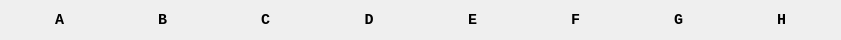
   <widget class="QWidget" name="horizontalLayoutWidget">
    <property name="geometry">
     <rect>
      <x>80</x>
      <y>68</y>
      <width>841</width>
      <height>31</height>
     </rect>
    </property>
    <property name="font">
     <font>
      <family>Consolas</family>
      <weight>75</weight>
      <bold>true</bold>
     </font>
    </property>
    <layout class="QHBoxLayout" name="horizontalCoordinate_upper">
     <item>
      <widget class="QLabel" name="label_4">
       <property name="font">
        <font>
         <family>Consolas</family>
         <pointsize>11</pointsize>
         <weight>75</weight>
         <bold>true</bold>
        </font>
       </property>
       <property name="text">
        <string>A</string>
       </property>
       <property name="alignment">
        <set>Qt::AlignCenter</set>
       </property>
      </widget>
     </item>
     <item>
      <widget class="QLabel" name="label_3">
       <property name="font">
        <font>
         <family>Consolas</family>
         <pointsize>11</pointsize>
         <weight>75</weight>
         <bold>true</bold>
        </font>
       </property>
       <property name="text">
        <string>B</string>
       </property>
       <property name="alignment">
        <set>Qt::AlignCenter</set>
       </property>
      </widget>
     </item>
     <item>
      <widget class="QLabel" name="label_2">
       <property name="font">
        <font>
         <family>Consolas</family>
         <pointsize>11</pointsize>
         <weight>75</weight>
         <bold>true</bold>
        </font>
       </property>
       <property name="text">
        <string>C</string>
       </property>
       <property name="alignment">
        <set>Qt::AlignCenter</set>
       </property>
      </widget>
     </item>
     <item>
      <widget class="QLabel" name="label">
       <property name="font">
        <font>
         <family>Consolas</family>
         <pointsize>11</pointsize>
         <weight>75</weight>
         <bold>true</bold>
        </font>
       </property>
       <property name="text">
        <string>D</string>
       </property>
       <property name="alignment">
        <set>Qt::AlignCenter</set>
       </property>
      </widget>
     </item>
     <item>
      <widget class="QLabel" name="label_5">
       <property name="font">
        <font>
         <family>Consolas</family>
         <pointsize>11</pointsize>
         <weight>75</weight>
         <bold>true</bold>
        </font>
       </property>
       <property name="text">
        <string>E</string>
       </property>
       <property name="alignment">
        <set>Qt::AlignCenter</set>
       </property>
      </widget>
     </item>
     <item>
      <widget class="QLabel" name="label_7">
       <property name="font">
        <font>
         <family>Consolas</family>
         <pointsize>11</pointsize>
         <weight>75</weight>
         <bold>true</bold>
        </font>
       </property>
       <property name="text">
        <string>F</string>
       </property>
       <property name="alignment">
        <set>Qt::AlignCenter</set>
       </property>
      </widget>
     </item>
     <item>
      <widget class="QLabel" name="label_6">
       <property name="font">
        <font>
         <family>Consolas</family>
         <pointsize>11</pointsize>
         <weight>75</weight>
         <bold>true</bold>
        </font>
       </property>
       <property name="text">
        <string>G</string>
       </property>
       <property name="alignment">
        <set>Qt::AlignCenter</set>
       </property>
      </widget>
     </item>
     <item>
      <widget class="QLabel" name="label_8">
       <property name="font">
        <font>
         <family>Consolas</family>
         <pointsize>11</pointsize>
         <weight>75</weight>
         <bold>true</bold>
        </font>
       </property>
       <property name="text">
        <string>H</string>
       </property>
       <property name="alignment">
        <set>Qt::AlignCenter</set>
       </property>
      </widget>
     </item>
    </layout>
   </widget>
